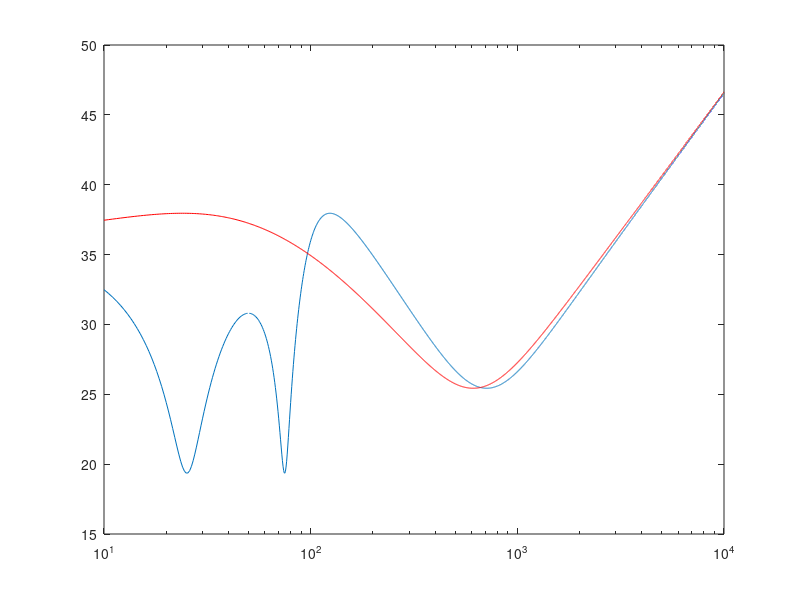
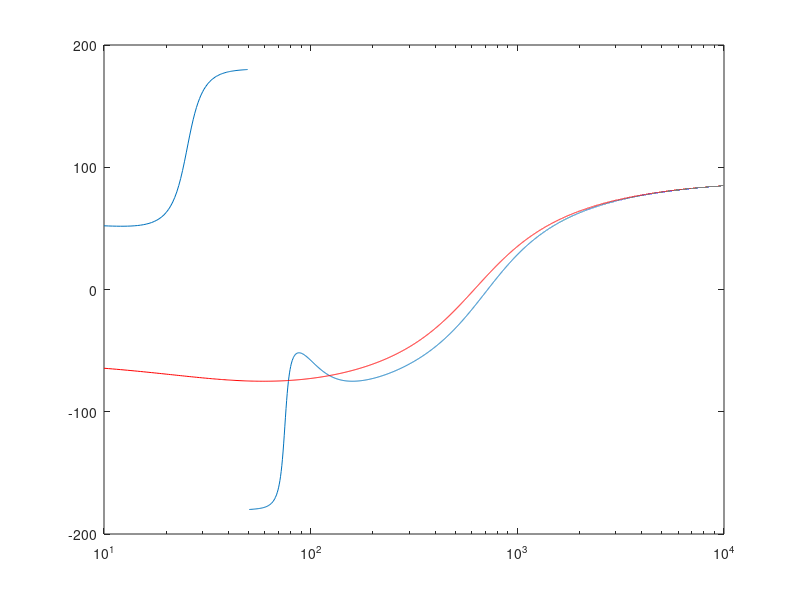

The MATLAB script that drew these images, in order:
clear variables; close all; clc

%% WT converter
Sr = 5e3;
V0 = 400; % dc bus 
V1 = 170; % ph. volt. ampl. 
I1 = Sr/(3*V1);

L = 3.4e-3; % ph. ind.

% Hi(s) current control compensator
Kp_i = 0.047;
Ki_i = 148;

% Hp(s) PLL compensator
Kp_p = 0.269;
Ki_p = 16.42;

f1 = 50;
w1 = 2*pi*f1;
res = 0.01;
H = 0.2:res:200; % 10Hz - 10kHz
Hf = H*f1;

Hi = @(s) Kp_i+Ki_i/s;
Hp = @(s) (Kp_p+Ki_i/s)/s;

ZpM = zeros(1,length(H));
ZnM = zeros(1,length(H));
for hh=1:length(H)
    h=H(hh);
    s = h*1i*w1;
    
    Tpll_subt1 = V1*Hp(s-1i*w1)/(2*(1+V1*Hp(s-1i*w1)));
    ZpM(hh) = (Hi(s-1i*w1)*V0 + (s-1i*w1)*L)/...
        (1-Tpll_subt1*(1+Hi(s-1i*w1)*I1*V0/V1));
    
    Tpll_add1 = V1*Hp(s+1i*w1)/(2*(1+V1*Hp(s+1i*w1)));
    ZnM(hh) = (Hi(s+1i*w1)*V0 + (s+1i*w1)*L)/...
        (1-Tpll_add1*(1+Hi(s+1i*w1)*I1*V0/V1));
end
figure(1)
semilogx(Hf,mag2db(abs(ZpM))); hold on
semilogx(Hf,mag2db(abs(ZnM)), 'r'); 
hold off

figure(2)
semilogx(Hf,rad2deg(angle(ZpM))); hold on
semilogx(Hf,rad2deg(angle(ZnM)), 'r'); 
hold off



%%%%